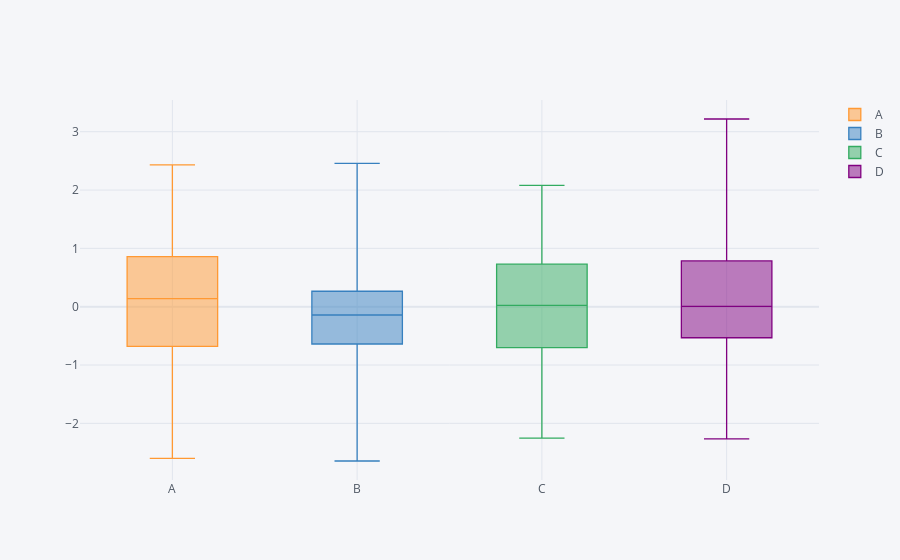

Notebook source saved alongside this figure:
### Markdown cell above
## Boxplots

### Code cell
df.iplot(kind='box')

plt.show()
